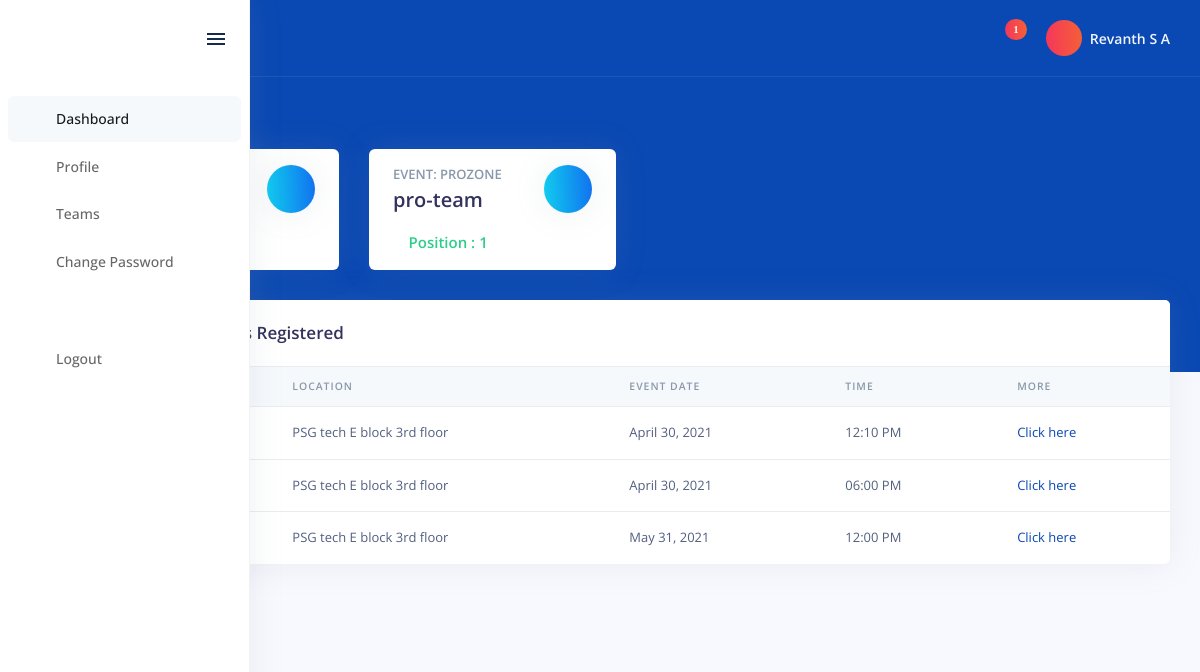
The page /dashboard/ (signed in) on the database its author committed.
### core/models.py (models this page shows, shortened)
class User(AbstractUser):
	class Meta:
		verbose_name = _('user')
		verbose_name_plural = _('users')
	first_name = None
	last_name = None
	username = None
	YEAR_CHOICES = (
		('1st', '1st'),
		('2nd', '2nd'),
		('3rd', '3rd'),
		('4th', '4th'),
		('5th', '5th'),
	)
	name = models.CharField(_('name'), max_length=30, validators=[MinLengthValidator(3)])
	email = models.EmailField(_('email address'), primary_key=True)
	contact = PhoneNumberField(_('contact number'), max_length=13, null=True, blank=True, unique=True, help_text=_('Contact Number is optional'))
	college_id_number = models.CharField(_('college roll number'), max_length=20, unique=True)
	college = models.CharField(_('college'), max_length=150)
	department = models.CharField(_('department'), max_length=60)
	course = models.CharField(_('course'), max_length=20)
	year = models.CharField(_('year'), choices=YEAR_CHOICES, max_length=3)
	events = models.ManyToManyField(Event, blank=True)
	USERNAME_FIELD = 'email'
	REQUIRED_FIELDS = ['name', 'college_id_number', 'college', 'department', 'course', 'year']
	objects = User_Manager()

class Winner(models.Model):
	class Meta:
		verbose_name = _('winner')
		verbose_name_plural = _('winners')
	team = models.ForeignKey(Team, on_delete=models.CASCADE, help_text=_('If the winner is a group of participant, choose the team from here'))
	event = models.ForeignKey(Event, on_delete=models.CASCADE, help_text=_('Choose the event in which they won'))
	position = models.CharField(_('winning position'), max_length=10, help_text=_('Enter the winning position of the participant or team'))

class Event(models.Model):
	class Meta:
		verbose_name = _('event')
		verbose_name_plural = _('events')
	def date_validator(value):
		if value:
			if value < date.today():
				raise ValidationError(_('Event date cannot be in the past'))
			else:
				return value
		raise ValidationError(_('Event date must be set'))
	name = models.CharField(_('event name'), max_length=30, unique=True)
	description = models.TextField(_('event description'))
	tags = models.TextField(_('event tags'), help_text=_('seperate the tags with a \",\"'))
	levels = models.PositiveIntegerField(_('total levels in the event'), validators=[MaxValueValidator(10)])
	date = models.DateField(_('date of event'), validators=[date_validator])
	time = models.TimeField(_('Starting Time of event'), null=True)
	location = models.CharField(_('location of the event'), max_length=100)
	slogan = models.TextField(_('slogan'), blank=True, null=True)
	quote = models.TextField(_('quote'), blank=True, null=True)
	instructions = models.TextField(_('instructions'), help_text=_('Instructions for the participants'), null=True)
	head_user = models.ForeignKey(settings.AUTH_USER_MODEL, on_delete=models.CASCADE, null=True, limit_choices_to={'is_staff': True})
	slug = models.SlugField(help_text=_('url value field for events'), null=True, unique=True)
	image = models.ImageField(upload_to = 'events/', null=True)
	def get_absolute_url(self):
		return reverse('events', kwargs={'slug': self.slug})
	def __str__(self):
		return str(self.name)

class Team(models.Model):
	class Meta:
		verbose_name = _('team')
		verbose_name_plural = _('teams')
		constraints = [
			models.UniqueConstraint(fields=('team_name', 'event'), name='unique_team_event'),
		]
	team_name = models.CharField(max_length=25, help_text=_('Team name must be unique (case-sensitive)'))
	event = models.ForeignKey(Event, on_delete=models.CASCADE)
	user = models.ManyToManyField(settings.AUTH_USER_MODEL, blank=True)
	current_level = models.PositiveIntegerField(_('current level'), default=0)
	def __str__(self):
		return str(self.team_name)

### core/views.py (the view)
# urls.py: path('dashboard/', Dashboard.as_view(), name="dashboard"),
class Dashboard(LoginRequiredMixin, View):
	login_url = reverse_lazy('login')
	def get(self, request):
		if request.user.is_superuser or request.user.is_staff:
			return redirect(reverse_lazy('admin:login'))
		else:
			winner = {}
			if request.user.team_set.all():
				winner_team_id = []
				for i in request.user.team_set.all():
					winner_team_id.append(i.id)
				winner = Winner.objects.filter(team_id__in=winner_team_id)
			msg = Message.objects.filter(for_staff=False).order_by('-id')
			context = {
				'msg' : msg,
				'winner': winner,
			}
			return render(request, 'dashboard/dashboard.html', context)
		return redirect(reverse_lazy('login'))

### templates/dashboard/dashboard.html (shortened to what this page needs)
{% extends "./base_dashboard.html" %}
{% load static %}
{% block winner_block %}
	{% if winner %}
	<div class="row">
		{% for data in winner %}
		<div class="col-xl-3 col-md-6">
		<div class="card card-stats">
			<div class="card-body">
				<div class="row">
					<div class="col">
						<h5 class="card-title text-uppercase text-muted mb-0">Event: {{data.event}}</h5>
						<span class="h2 font-weight-bold mb-0">{{data.team}}</span>
					</div>
					<div class="col-auto">
						<div class="icon icon-shape bg-gradient-info text-white rounded-circle shadow">
						<i class="ni ni-paper-diploma"></i>
						</div>
					</div>
				</div>
				<p class="mt-3 mb-0 text-sm">
					<span class="text-success h4"><i class="fa fa-arrow-up"></i>&nbsp;Position : {{data.position}}</span>
				</p>
			</div>
		</div>
		</div>
		{% endfor %}
	</div>
	{% endif %}
{% endblock %}
{% block page_content %}
	<div class="row">
		<div class="col-xl-12">
			<div class="card">
			<div class="card-header border-0">
				<div class="row align-items-center">
					<div class="col"><h3 class="mb-0">Details of Events Registered</h3></div>
				</div>
			</div>
			{% if request.user.events.all %}
			<div class="table-responsive">
				<table class="table align-items-center table-flush">
				<thead class="thead-light">
					<tr>
						<th scope="col">Event</th>
						<th scope="col">Location</th>
						<th scope="col">Event Date</th>
						<th scope="col">Time</th>
						<th scope="col">More</th>
					</tr>
				</thead>
				<tbody>
					{% for event in request.user.events.all %}
					<tr>
						<th scope="row">{{ event.name|capfirst }}</th>
						<td>{{ event.location|capfirst }}</td>
						<td>{{ event.date }}</td>
						<td>{{ event.time|time:'h:i A' }}</td>
						<td><a href="{{ event.get_absolute_url }}">Click here</a></td>
					</tr>
					{% endfor %}
				</tbody>
				</table>
			</div>
			{% endif %}
			</div>
		</div>
	</div>
{% endblock %}

### templates/dashboard/base_dashboard.html (shortened to what this page needs)
{% extends "../base.html" %}
{% load static %}
{% block css %}
	<link rel="stylesheet" href="{% static 'bs/dashboard/assets/vendor/nucleo/css/nucleo.css' %}" type="text/css">
	<link rel="stylesheet" href="{% static 'bs/dashboard/assets/vendor/@fortawesome/fontawesome-free/css/all.min.css' %}" type="text/css">
	<link rel="stylesheet" href="{% static 'bs/dashboard/assets/vendor/fullcalendar/dist/fullcalendar.min.css' %}">
	<link rel="stylesheet" href="{% static 'bs/dashboard/assets/vendor/sweetalert2/dist/sweetalert2.min.css' %}">
	<link rel="stylesheet" href="{% static 'bs/dashboard/css/dashboard.css' %}" type="text/css">
{% endblock %}
{% block body %}
	<nav class="sidenav navbar navbar-vertical  fixed-left  navbar-expand-xs navbar-light bg-white" id="sidenav-main">
	<div class="scrollbar-inner">
		<div class="sidenav-header  d-flex  align-items-center">
			<div class=" ml-auto ">
				<div class="sidenav-toggler d-none d-xl-block" data-action="sidenav-unpin" data-target="#sidenav-main">
					<div class="sidenav-toggler-inner">
						<i class="sidenav-toggler-line"></i>
						<i class="sidenav-toggler-line"></i>
						<i class="sidenav-toggler-line"></i>
					</div>
				</div>
			</div>
		</div>
		<div class="navbar-inner">
		<div class="collapse navbar-collapse" id="sidenav-collapse-main">
			<ul class="navbar-nav">
			<li class="nav-item">
				<a class="nav-link active active-pro" id="dashboard" href="{% url 'dashboard' %}">
					<i class="ni ni-shop text-primary"></i>
					<span class="nav-link-text">Dashboard</span>
				</a>
			</li>
			<li class="nav-item">
				<a class="nav-link" id="profile" href="{% url 'profile' %}">
					<i class="ni ni-single-02 text-primary"></i>
					<span class="nav-link-text">Profile</span>
				</a>
			</li>
			<li class="nav-item">
				<a class="nav-link" id="teams" href="{% url 'teams' %}">
					<i class="ni ni-badge text-primary"></i>
					<span class="nav-link-text">Teams</span>
				</a>
			</li>
			<li class="nav-item">
				<a class="nav-link" id="change_password" href="{% url 'password_change' %}">
					<i class="ni ni-key-25 text-primary"></i>
					<span class="nav-link-text">Change Password</span>
				</a>
			</li>
			<h6 class="navbar-heading pl-4 text-muted">
			</h6>
			<li class="nav-item">
				<a class="nav-link" href="{% url 'logout' %}">
				<i class="ni ni-user-run"></i>
				<span class="nav-link-text">Logout</span>
				</a>
			</li>
			</ul>
		</div>
		</div>
	</div>
	</nav>
	<div class="main-content" id="panel">
	<nav class="navbar navbar-top navbar-expand navbar-dark bg-primary border-bottom">
		<div class="container-fluid">
		<div class="collapse navbar-collapse" id="navbarSupportedContent">
			<ul class="navbar-nav align-items-center  ml-md-auto ">
			<li class="nav-item dropdown">
				<a class="nav-link" role="button" data-toggle="dropdown" aria-haspopup="true" aria-expanded="false">
					{% if msg.count %}
					<i class="ni ni-email-83"><span class='badge badge-pill shortcut-media bg-gradient-red'>{{msg.count}}</span></i>
					{% else %}
					<i class="ni ni-email-83"></i>
					{% endif %}
				</a>
			</li>
			</ul>
			<ul class="navbar-nav align-items-center  ml-auto ml-md-0 ">
			<li class="nav-item dropdown">
				<a class="nav-link pr-0" role="button" href="{% url 'profile' %}">
				<div class="media align-items-center">
					<span class="avatar avatar-sm rounded-circle shortcut-media bg-gradient-red">
						<i class="ni ni-single-02"></i>
					</span>
					<div class="media-body  ml-2  d-none d-lg-block">
					<span class="mb-0 text-sm  font-weight-bold">{{request.user.name|capfirst}}</span>
					</div>
				</div>
				</a>
			</li>
			</ul>
		</div>
		</div>
	</nav>
	<div class="header bg-primary pb-6">
		<div class="container-fluid">
		<div class="header-body">
			<div class="row align-items-center py-4">
			<div class="col-lg-6 col-7">
				{% block header_block %}
				<nav aria-label="breadcrumb" class="d-none d-md-inline-block ml-md-4">
				<ol class="breadcrumb breadcrumb-links breadcrumb-dark">
					<li class="breadcrumb-item"><a href="{% url 'dashboard' %}"></a></li>
					<li class="breadcrumb-item active">Dashboard</li>
				</ol>
				</nav>
				{% endblock %}
			</div>
			</div>
			{% block winner_block %}{% endblock %}
		</div>
		</div>
	</div>
	<div class="container-fluid mt--6">
		{% block page_content %}{% endblock %}
		<footer class="footer pt-0">
		<div class="row align-items-center justify-content-lg-between">
			<div class="col-lg-6">
				<div class="copyright text-center  text-lg-left  text-muted">&copy; 2021 Eventia</div>
			</div>
		</div>
		</footer>
	</div>
	</div>
{% endblock %}

### templates/base.html (shortened to what this page needs)
{% load static %}
<!DOCTYPE html>
<html lang="en">
<head>
	{% block css %}{% endblock %}
</head>
<body>
	{% block body %}{% endblock %}
</body>
</html>

### templates/dashboard/base_dashboard.html (style rules this page uses)
.badge { position: absolute; font-size: 10px; margin-left: -9px; margin-top: -14px; background-color: var(--orange); color: white; }

### rows shown on the page
User: user.name "Revanth S A"
Winner: event "PROZONE", team "pro-team", position "1"
Event: location "PSG tech E block 3rd floor", date "April 30, 2021", time "12:10 PM"
Event: location "PSG tech E block 3rd floor", date "April 30, 2021", time "06:00 PM"
Event: location "PSG tech E block 3rd floor", date "May 31, 2021", time "12:00 PM"

### other values the page prints
{{ msg.count }} "1"
